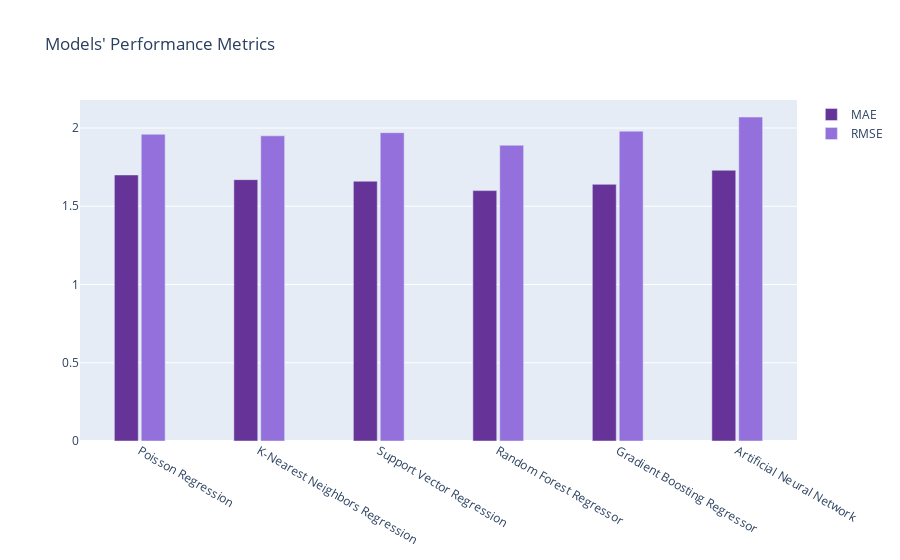

Write notebook code for a chart like this one.
### Markdown cell above
The bar graph below presents the performance metrics of the three algorithms used in the present project.
It is possible to see that the best performing algorithm in the considered metrics is the the Random Forest, with a Mean Absolute Erron = 1.60 and a Root Mean Squared Error = 1.89.

Therefore, the predictive performance compared to our baseline (which has a MAE = 14.77 and a RMSE = 16.48) was greatly improved.

### Code cell
models=['Poisson Regression', 'K-Nearest Neighbors Regression', 'Support Vector Regression', 'Random Forest Regressor', 'Gradient Boosting Regressor', 'Artificial Neural Network']

fig = go.Figure(data=[
    go.Bar(name='MAE', x=models, y=[1.70, 1.67, 1.66, 1.60, 1.64, 1.73], marker_color='Rebeccapurple',width=0.2),
    go.Bar(name='RMSE', x=models, y=[1.96, 1.95, 1.97, 1.89, 1.98, 2.07], marker_color='MediumPurple',width=0.2)
], layout={'title': "Models' Performance Metrics"})
fig.update_layout(barmode='group', bargap=0.55,bargroupgap=0.5)


fig.show()

### Figure 1 — Plotly figure (JSON) as saved in the notebook; plotly's stock layout.template omitted (floating-point values rounded to 4 significant figures)
{"data": [{"marker": {"color": "Rebeccapurple"}, "name": "MAE", "type": "bar", "width": 0.2, "x": ["Poisson Regression", "K-Nearest Neighbors Regression", "Support Vector Regression", "Random Forest Regressor", "Gradient Boosting Regressor", "Artificial Neural Network"], "y": [1.7, 1.67, 1.66, 1.6, 1.64, 1.73]}, {"marker": {"color": "MediumPurple"}, "name": "RMSE", "type": "bar", "width": 0.2, "x": ["Poisson Regression", "K-Nearest Neighbors Regression", "Support Vector Regression", "Random Forest Regressor", "Gradient Boosting Regressor", "Artificial Neural Network"], "y": [1.96, 1.95, 1.97, 1.89, 1.98, 2.07]}], "layout": {"bargap": 0.55, "bargroupgap": 0.5, "barmode": "group", "title": {"text": "Models' Performance Metrics"}}}
